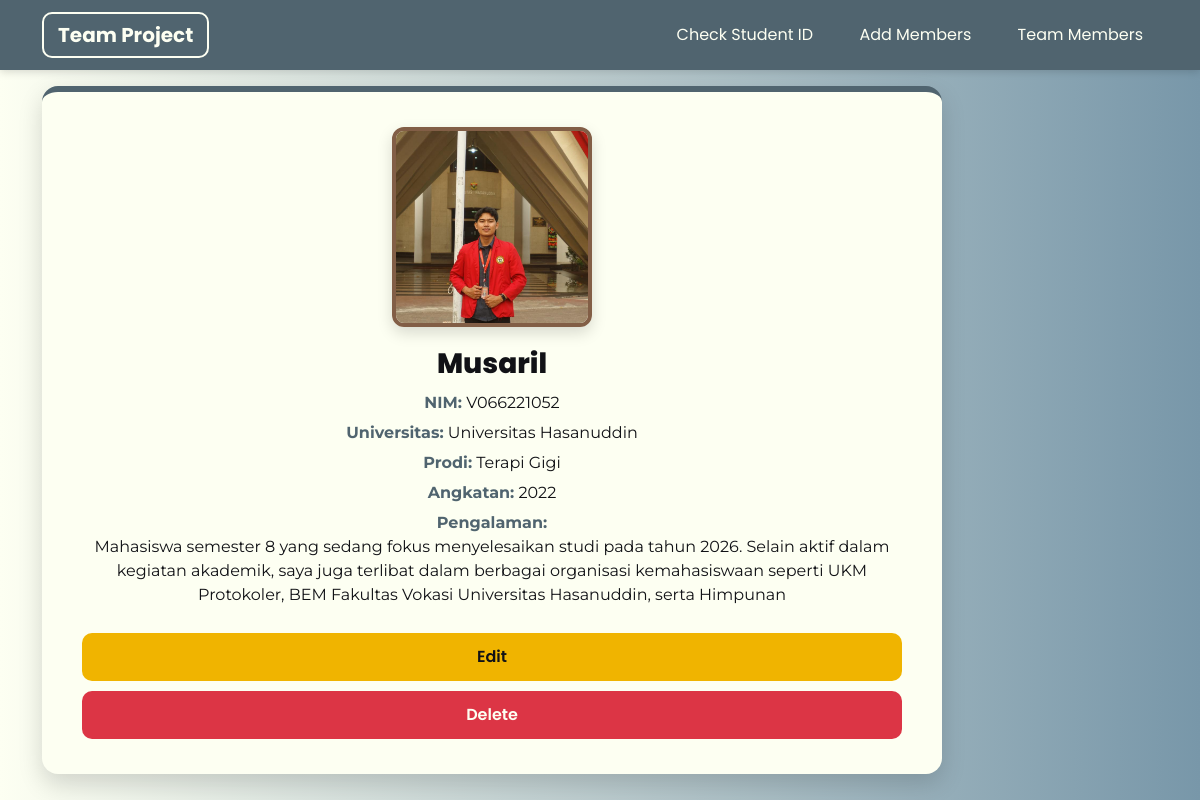
The app's page /hasil.php?nim=V066221052 with its own data.
### tables this page shows
CREATE TABLE `mahasiswa` (
  `id` int(100) NOT NULL,
  `nama` varchar(255) NOT NULL,
  `nim` varchar(10) NOT NULL,
  `universitas` varchar(255) NOT NULL,
  `program_studi` varchar(255) NOT NULL,
  `angkatan` int(4) NOT NULL,
  `pengalaman` varchar(255) NOT NULL,
  `foto` varchar(255) NOT NULL
);

### hasil.php (the view, shortened to what this page needs)
<?php
include "koneksi.php";
$nim = $_GET['nim'];
$query = mysqli_query($conn, "SELECT * FROM mahasiswa WHERE nim='$nim'");
$data = mysqli_fetch_assoc($query);
?>
<!DOCTYPE html>
<html lang="id">
<head>
  <link href="https://cdn.jsdelivr.net/npm/bootstrap@5.3.2/dist/css/bootstrap.min.css" rel="stylesheet">
</head>
<body>
  <nav class="navbar navbar-expand-lg">
    <div class="container">
      <a class="navbar-brand" href="index.php">Team Project</a>
      <div class="ms-auto">
        <a class="nav-link d-inline" href="check.php">Check Student ID</a>
        <a class="nav-link d-inline" href="add.php">Add Members</a>
        <a class="nav-link d-inline" href="team.php">Team Members</a>
      </div>
    </div>
  </nav>
  <div class="page-wrapper">
    <div class="container">
      <?php if($data){ ?>
        <div class="detail-card">
          <img src="foto/<?php echo $data['foto']; ?>" alt="Foto Mahasiswa">
          <h3><?php echo $data['nama']; ?></h3>
          <p><strong>NIM:</strong> <?php echo $data['nim']; ?></p>
          <p><strong>Universitas:</strong> <?php echo $data['universitas']; ?></p>
          <p><strong>Prodi:</strong> <?php echo $data['program_studi']; ?></p>
          <p><strong>Angkatan:</strong> <?php echo $data['angkatan']; ?></p>
          <p><strong>Pengalaman:</strong><br><?php echo $data['pengalaman']; ?></p>
          <a href="edit.php?id=<?php echo $data['id']; ?>" class="btn btn-edit">Edit</a>
          <a href="delete.php?id=<?php echo $data['id']; ?>" class="btn btn-delete" onclick="return confirm('Yakin mau hapus data ini?')">Delete</a>
        </div>
      <?php } else { ?>
        <div class="alert alert-danger text-center">Data Not Found</div>
      <?php } ?>
    </div>
  </div>
</body>
</html>

### hasil.php (style rules this page uses)
body { background: linear-gradient(to right, #FDFFF2, #7897A9); font-family: "Poppins", sans-serif; color: #111216; min-height: 100vh; margin: 0; }
.navbar { background-color: #50646F !important; padding: 12px 0; box-shadow: 0 2px 8px rgba(0,0,0,0.15); }
.navbar-brand { color: #FDFFF2 !important; font-weight: 700; padding: 6px 14px; border: 2px solid #FDFFF2; border-radius: 10px; }
.navbar .nav-link { color: #FDFFF2 !important; margin-left: 12px; padding: 6px 14px; border-radius: 10px; border: 1px solid transparent; transition: all 0.2s ease; }
.page-wrapper { min-height: calc(100vh - 80px); display: flex; align-items: center; justify-content: center; }
.detail-card { width: 100%; max-width: 900px; background: #FDFFF2; padding: 35px 40px; border-radius: 16px; box-shadow: 0 10px 25px rgba(0,0,0,0.15); border-top: 6px solid #50646F; text-align: center; }
.detail-card img { width: 200px; height: 200px; object-fit: cover; border-radius: 12px; border: 4px solid #825E46; margin-bottom: 20px; box-shadow: 0 6px 15px rgba(0,0,0,0.15); }
.detail-card h3 { font-weight: 800; margin-bottom: 10px; }
.detail-card p { font-family: "Montserrat", sans-serif; font-size: 16px; margin-bottom: 6px; }
.detail-card p strong { color: #50646F; }
.btn-edit { background-color: #f0b400; border: none; color: #111216; font-weight: 600; padding: 12px; border-radius: 10px; width: 100%; margin-top: 20px; }
.btn-delete { background-color: #dc3545; border: none; color: #FDFFF2; font-weight: 600; padding: 12px; border-radius: 10px; width: 100%; margin-top: 10px; }

### records on screen
mahasiswa: foto (picture), nama "Musaril", nim "V066221052", universitas "Universitas Hasanuddin", program_studi "Terapi Gigi", angkatan "2022", pengalaman "Mahasiswa semester 8 yang sedang fokus menyelesaikan studi pada tahun 2026. Selain aktif dalam kegiatan akademik, saya juga terlibat dalam berbagai organisasi kemahasiswaan seperti UKM Protokoler, BEM Fakultas Vokasi Universitas Hasanuddin, serta Himpunan"
